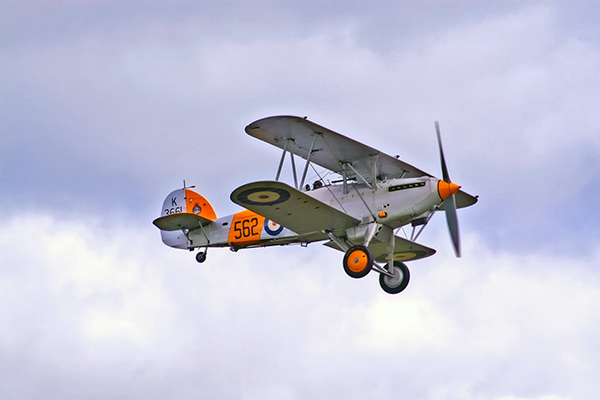
#> input picture open-cv/airplane.bmp, 600 x 400 px
$ jupyter execute --allow-errors img_ops.ipynb   (text cells are left out)
#> lines starting #> are read from the running program, lines starting #| are printed output that depends on the picture; after the words box and inside, x2 and y2 are one past the last pixel; in counts of white or black regions, pixels touching at a corner belong together; pictures that were not available may be replaced by others from this repository, and a replacement may not be noted
[cell 1]
import cv2
import matplotlib.pyplot as plt

img1 = cv2.imread('HappyFish.jpg')
img2 = img1
#> (the rest of this cell did not finish here and is left out)

[cell 2]
img1 = cv2.imread('HappyFish.jpg')
#> (the rest of this cell did not finish here and is left out)

[cell 3]
import cv2
import matplotlib.pyplot as plt
import matplotlib as mpl
# 이미지 합성

src = cv2.imread('airplane.bmp', cv2.IMREAD_COLOR)
#> src is the input picture: shape (400, 600, 3); mean B, G, R 217.1, 197.6, 196.8
mask = cv2.imread('mask_plane.bmp', cv2.IMREAD_GRAYSCALE)
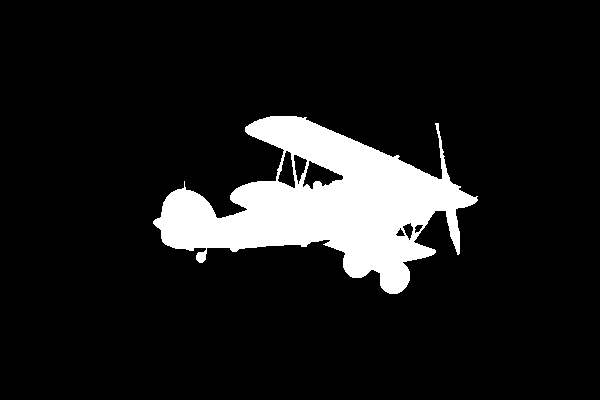
#> input picture open-cv/mask_plane.bmp, 600 x 400 px
#> mask: shape (400, 600); 10.8% white; 1 white region, box (x1, y1, x2, y2) and area: (153, 116, 478, 294) 25896
dst = cv2.imread('field.bmp', cv2.IMREAD_COLOR)
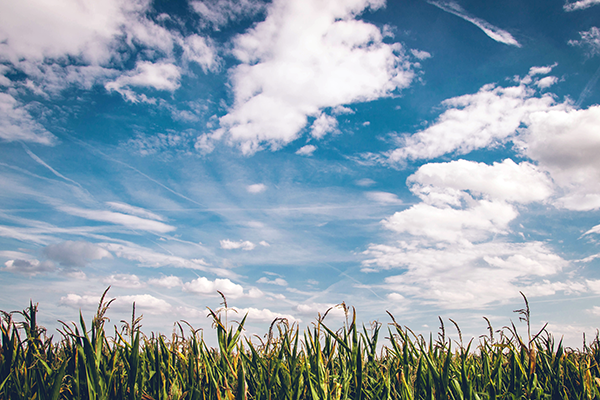
#> input picture open-cv/field.bmp, 600 x 400 px
#> dst is the input picture: shape (400, 600, 3); mean B, G, R 173.2, 160.3, 141.8

cv2.copyTo(src, mask, dst)
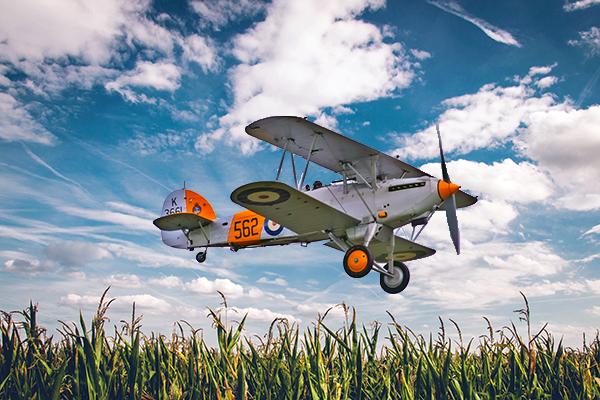
#> dst: shape (400, 600, 3); 10.79% of pixels changed, all inside (x1, y1, x2, y2) = (153, 116, 478, 294)
# cv2.imshow('dst', dst)
# cv2.waitKey()
# cv2.destroyAllWindows()

mpl.rcParams['font.family'] = 'Malgun Gothic'
mpl.rcParams['axes.unicode_minus'] = False

plt.title('이미지 합성')
plt.axis('off')
plt.imshow(cv2.cvtColor(dst, cv2.COLOR_BGR2RGB))

[cell 4]
import cv2
import sys

# 알파 채널을 마스크 영상으로 이용
src = cv2.imread('cat.bmp', cv2.IMREAD_COLOR)
logo = cv2.imread('opencv-logo-white.png', cv2.IMREAD_UNCHANGED)

#> (the rest of this cell did not finish here and is left out)

[cell 5]
import sys
import cv2

cap = cv2.VideoCapture(0) # 기본 카메라 장치 열기

if not cap.isOpened():
    print("Camera open failed")
    exit()

while True:
    ret, frame = cap.read() # 카메라로부터 프레임을 정상적으로 받아오면 ret에는 True, frame에는 해당 프레임이 저장됨.count
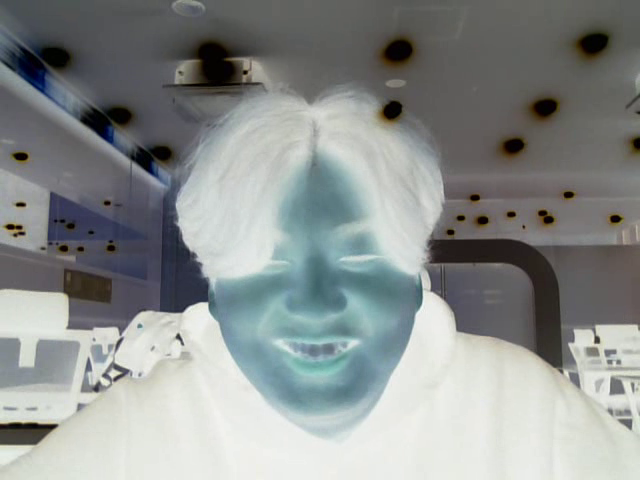
#> input picture frame 8 of open-cv/output.avi, 640 x 480 px, given in place of the camera
#> frame is the input picture: shape (480, 640, 3); mean B, G, R 142.1, 143.5, 139.1

    if not ret:
        break

    # frame은 BGR -> 그냥띄우면 괜찮음 반전되면 색이 이상해 보임
    inversed = ~frame # 현재 프레임 반전
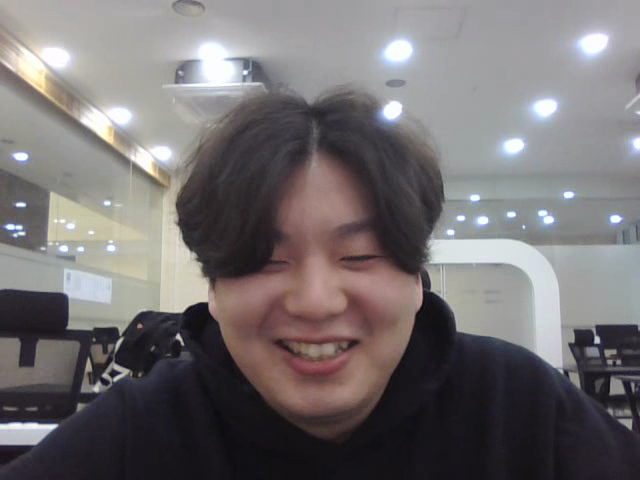
#> inversed: shape (480, 640, 3); mean B, G, R 112.9, 111.5, 115.9

    cv2.imshow('frame', frame)
    cv2.imshow('inversed', inversed)

    if cv2.waitKey(10) == 27:
#> (key Esc is pressed here)
        break

cap.release()
cv2.destroyAllWindows()

[cell 6]
import cv2

cap = cv2.VideoCapture('video1.mp4')

fps = round(cap.get(cv2.CAP_PROP_FPS))
print(fps)
delay = round(1000 / fps)

while True:
    ret, frame = cap.read()

    if not ret:
        print('can\'t read video capture')
        break

    inversed = ~frame

    cv2.imshow('frame', frame)
    cv2.imshow('inversed', inversed)

    if cv2.waitKey(delay) == 27:
#> (key Esc is pressed here)
        break

cap.release()
cv2.destroyAllWindows()

[cell 7]
import cv2

cap = cv2.VideoCapture(0)

w = round(cap.get(cv2.CAP_PROP_FRAME_WIDTH))
h = round(cap.get(cv2.CAP_PROP_FRAME_HEIGHT))
fourcc = cv2.VideoWriter_fourcc(*'DIVX') # *'DIVS' == 'D', 'I', 'V', 'X'
out = cv2.VideoWriter('output.avi', fourcc, 30, (w,h))

while True:
    ret, frame = cap.read()
    if not ret:
        print("can't read video capture")
        break

    inversed = ~frame
    out.write(inversed)

    cv2.imshow('frame', frame)
    cv2.imshow('inversed', inversed)
    if cv2.waitKey(10) == 27:
#> (key Esc is pressed here)
        break

cv2.destroyAllWindows()

[cell 8]
import sys
import numpy as np
import cv2

# 두 개의 동영상을 열어서 cap1, cap2로 지정
cap1 = cv2.VideoCapture('video1.mp4')
cap2 = cv2.VideoCapture('video2.mp4')

if not cap1.isOpened() or not cap2.isOpened():
    print('video open falied')
    sys.exit()

# fps는 같다고 가정 fps2 필요없어짐
frame_cnt1 = round(cap1.get(cv2.CAP_PROP_FRAME_COUNT)) # 3*24 = 72
frame_cnt2 = round(cap2.get(cv2.CAP_PROP_FRAME_COUNT)) # 5*24 = 100
fps1 = cap1.get(cv2.CAP_PROP_FPS) # 24
fps2 = cap2.get(cv2.CAP_PROP_FPS)
effect_frames = int(fps1 * 2) # 24*2 = 48

print(f'frame_cnt1 : {frame_cnt1}, fps1 : {fps1}')
print(f'frame_cnt2 : {frame_cnt2}, fps2 : {fps2}')

delay1 = int(1000 / fps1)
delay2 = int(1000 / fps2)

w = round(cap1.get(cv2.CAP_PROP_FRAME_WIDTH)) # 1280
h = round(cap1.get(cv2.CAP_PROP_FRAME_HEIGHT)) # 720
# fourcc : 코덱?
fourcc = cv2.VideoWriter_fourcc(*'DIVX')

# 출력 동영상 객체 생성
out = cv2.VideoWriter('quiz2.avi', fourcc, fps1, (w,h))

# 1번 동영상 복사
for i in range(frame_cnt1 - effect_frames):
    ret1, frame1 = cap1.read()

    if not ret1:
        print("can't read video capture")
        sys.exit()

    out.write(frame1)
    print('.', end="")

    cv2.imshow('quiz2', frame1)
    cv2. waitKey(delay1)
#> this loop made 23 passes
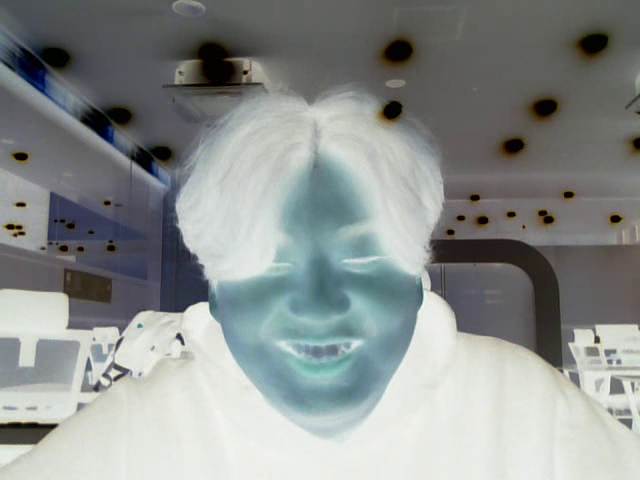
#> input picture frame 9 of open-cv/output.avi, 640 x 480 px, given in place of video1.mp4, which was not available
#> after the loop:
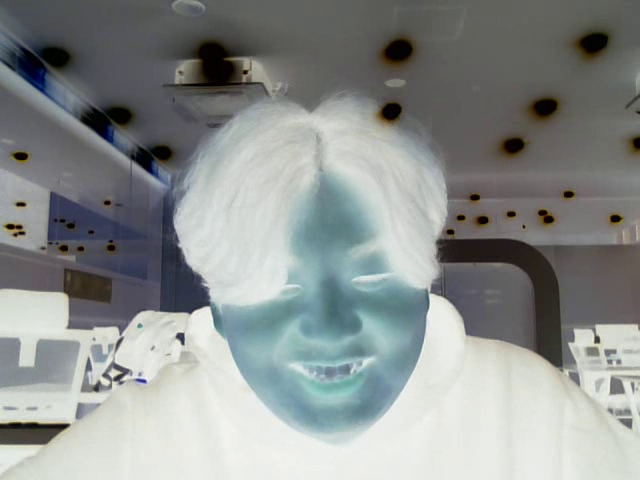
#> frame1: shape (480, 640, 3); mean B, G, R 142.6, 144.1, 139.8

# 1번 동영상 뒷부분과 2번 동영상 앞부분을 합성
for i in range(effect_frames):
    ret1, frame1 = cap1.read()
    ret2, frame2 = cap2.read()

    if not ret2:
        print("can't read video capture")
        sys.exit()

    dx = int(w / effect_frames) * i # 0 -> w 까지
    frame = np.zeros((h,w,3), np.uint8)
    frame[:, 0:dx, :] = frame2[:, 0:dx, :]
    frame[:, dx:w, :] = frame1[:, dx:w, :]

    out.write(frame)
    print('.', end="")

    cv2.imshow('quiz2', frame)
    cv2.waitKey(delay1)


# 2번 동영상 복사
for i in range(effect_frames, frame_cnt2):
    ret2, frame2 = cap2.read()

    if not ret2:
        print("can't read video2 capture")
        sys.exit()

    out.write(frame2)
    print('.', end="")

    cv2.imshow('quiz2', frame2)
    cv2.waitKey(delay2)

print()
print('완료')

cap1.release()
cap2.release()
out.release()
cv2.destroyAllWindows()
